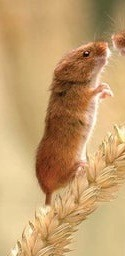
#> input picture Project/Tho/Linux/data/tue_1.jpg, 125 x 256 px, found by its file name
$ python testing.py   (older library calls are emulated)
#> lines starting #> are read from the running program, lines starting #| are printed output that depends on the picture; after the words box and inside, x2 and y2 are one past the last pixel; in counts of white or black regions, pixels touching at a corner belong together
### Project/Tho/Linux/source/python/Harris_detection/harris_lib_v1_4.py
import numpy as np
import cv2
import time
from skimage.feature import peak_local_max


def nothing(x):
    pass


def corner_detection(img_origin, window_size, method, output_type, *args, **kwargs):
    start = time.time()
    window_size = np.asarray(window_size, dtype=np.int)
    img_gray = cv2.cvtColor(img_origin, cv2.COLOR_BGR2GRAY)
    img_gray = cv2.GaussianBlur(img_gray, (3, 3), 0)
    window_size_halved = np.array(np.floor(window_size / 2), dtype=np.int)

    # Calculate Ix and Iy based on Sobel filter
    img_dx = cv2.Sobel(img_gray, cv2.CV_32F, 1, 0, ksize=5)
    img_dy = cv2.Sobel(img_gray, cv2.CV_32F, 0, 1, ksize=5)

    # Calculate (Ix)^2 integral
    img_dx_squared = np.square(img_dx)
    img_dx_squared_integral = cv2.integral(img_dx_squared)

    # Calculate (Iy)^2 integral
    img_dy_squared = np.square(img_dy)
    img_dy_squared_integral = cv2.integral(img_dy_squared)

    # Calculate Ix*Iy integral
    img_dxy = img_dx * img_dy
    img_dxy_integral = cv2.integral(img_dxy)

    # Initialize response matrix
    R_values = np.zeros([img_gray.shape[0],
                        img_gray.shape[1]], dtype=np.float)
    if method == "Fast_Harris":
        M11_matrix = np.zeros([img_gray.shape[0],
                              img_gray.shape[1]], dtype=np.float)
        M22_matrix = np.zeros([img_gray.shape[0],
                              img_gray.shape[1]], dtype=np.float)
        M12_matrix = np.zeros([img_gray.shape[0],
                              img_gray.shape[1]], dtype=np.float)
        # [6 lines of commented-out code are left out]
    for i in range(window_size_halved[0], img_gray.shape[0] - window_size_halved[0]):
        if i % 10 == 0:
            print("Completed %0.2f%%" % (100*(i - window_size_halved[0]) /
                  (img_gray.shape[0] - window_size_halved[0])))
        for j in range(window_size_halved[1], img_gray.shape[1] - window_size_halved[1]):
            if method != "Fast_Harris":
                # Intergral implementation
                M_11 = img_dx_squared_integral[i - window_size_halved[0], j - window_size_halved[1]] +\
                    img_dx_squared_integral[i + window_size_halved[0] + 1, j + window_size_halved[1] + 1] -\
                    img_dx_squared_integral[i - window_size_halved[0], j + window_size_halved[1] + 1] -\
                    img_dx_squared_integral[i + window_size_halved[0] + 1, j - window_size_halved[1]]

                M_22 = img_dy_squared_integral[i - window_size_halved[0], j - window_size_halved[1]] +\
                    img_dy_squared_integral[i + window_size_halved[0] + 1, j + window_size_halved[1] + 1] -\
                    img_dy_squared_integral[i - window_size_halved[0], j + window_size_halved[1] + 1] -\
                    img_dy_squared_integral[i + window_size_halved[0] + 1, j - window_size_halved[1]]

                M_12 = img_dxy_integral[i - window_size_halved[0], j - window_size_halved[1]] +\
                    img_dxy_integral[i + window_size_halved[0] + 1, j + window_size_halved[1] + 1] -\
                    img_dxy_integral[i - window_size_halved[0], j + window_size_halved[1] + 1] -\
                    img_dxy_integral[i + window_size_halved[0] + 1, j - window_size_halved[1]]
                # End of Intergral implementation
                if method == "Harris":
                    # Harris response formula implementation
                    trace = M_11+M_22
                    det = M_11*M_22 - np.square(M_12)
                    if trace > 0:
                        R_values[i, j] = det / trace
                    pass
                    # End of Harris implementation
                elif method == "Shi-Tomasi":
                    # Shi - tomashi formula implementation
                    M = np.array([[M_11, M_12], [M_12, M_22]], dtype=float)
                    A = np.min(np.linalg.eigvalsh(M))
                    R_values[i, j] = A
                    # End of Shi - tomashi implementation
                else:
                    raise NameError("Wrong method name, try \"Harris\" or \"Shi-Tomasi\" or \"Fast_Harris\"")
            else:
                M11_matrix[i, j] = img_dx_squared_integral[i - window_size_halved[0], j - window_size_halved[1]] +\
                    img_dx_squared_integral[i + window_size_halved[0] + 1, j + window_size_halved[1] + 1] -\
                    img_dx_squared_integral[i - window_size_halved[0], j + window_size_halved[1] + 1] -\
                    img_dx_squared_integral[i + window_size_halved[0] + 1, j - window_size_halved[1]]
                M22_matrix[i, j] = img_dy_squared_integral[i - window_size_halved[0], j - window_size_halved[1]] +\
                    img_dy_squared_integral[i + window_size_halved[0] + 1, j + window_size_halved[1] + 1] -\
                    img_dy_squared_integral[i - window_size_halved[0], j + window_size_halved[1] + 1] -\
                    img_dy_squared_integral[i + window_size_halved[0] + 1, j - window_size_halved[1]]
                M12_matrix[i, j] = img_dxy_integral[i - window_size_halved[0], j - window_size_halved[1]] +\
                    img_dxy_integral[i + window_size_halved[0] + 1, j + window_size_halved[1] + 1] -\
                    img_dxy_integral[i - window_size_halved[0], j + window_size_halved[1] + 1] -\
                    img_dxy_integral[i + window_size_halved[0] + 1, j - window_size_halved[1]]
    if method == "Fast_Harris":
        R_values = (np.multiply(M11_matrix, M22_matrix) - np.square(M12_matrix))-0.004*np.square(M11_matrix+M22_matrix)
    stop = time.time()
    print("Completed 100%")
    print("Total processing time: %0.2f" % (stop - start))
    if output_type == "R_matrix":
        return R_values
    elif output_type == "Dirrect_img":
        if "min_distance" in kwargs:
            if "response_min" in kwargs:
                img_out = img_origin.copy()
                if kwargs['response_min'] > 0:
                    min_response = R_values.max()*np.power(10, 1-1/kwargs['response_min'])
                else:
                    min_response = R_values.max()
                local_max = peak_local_max(R_values, min_distance=kwargs['min_distance'], threshold_abs=min_response)
                for i in range(local_max.shape[0]):
                    img_out[local_max[i, 0]-1:local_max[i, 0]+2, local_max[i, 1]-1:local_max[i, 1]+2] = (0, 0, 255)
                return img_out
            else:
                raise ValueError("Missing argument \"response_min\"")
        else:
            raise ValueError("Missing argument \"min_distance\"")
    else:
        raise ValueError("Wrong output type, try \"R_matrix\" or \"Dirrect_img\"")


# [15 lines that do not run on import are left out]

# [8 lines that do not run on import are left out]

### Project/Tho/Linux/source/python/Harris_detection/testing.py
import numpy as np
import cv2
from skimage.feature import peak_local_max
from harris_lib_v1_4 import corner_detection


def nothing(x):
    pass


if __name__ == "__main__":
    img_1 = cv2.imread("./Project/Tho/Linux/data/tue_1.jpg")
#> img_1 is the input picture: shape (256, 125, 3); mean B, G, R 109.3, 158.3, 195.5
    img_2 = cv2.imread("./Project/Tho/Linux/data/tue_2.jpg")
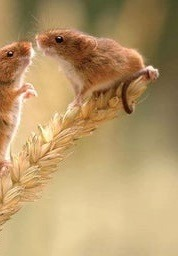
#> input picture Project/Tho/Linux/data/tue_2.jpg, 178 x 256 px, found by its file name
#> img_2 is the input picture: shape (256, 178, 3); mean B, G, R 106.2, 152.6, 182.3
    R_values_1 = corner_detection(img_1, window_size=(5, 5), method="Harris", output_type="R_matrix")
#> after the loop in corner_detection, `for i in range(window_size_halved[0], img_gray.shape[0] - window_size_..`:
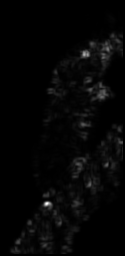
#> R_values: shape (256, 125) float64; min 0, max 54823791.9, mean 1251056.5; drawn with min black and max white
    R_values_2 = corner_detection(img_2, window_size=(5, 5), method="Harris", output_type="R_matrix")
#> call 2 of corner_detection, with window_size = (5, 5), method = 'Harris', output_type = 'R_matrix'
#> in corner_detection (call 2), `img_dxy = img_dx * img_dy`:
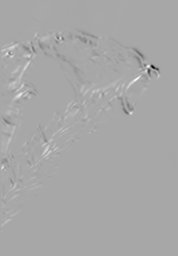
#> img_dxy: shape (256, 178) float32; min -15087449, max 7883904, mean 8996.7; drawn with min black and max white
#> in corner_detection (call 2), `img_dxy_integral = cv2.integral(img_dxy)`:
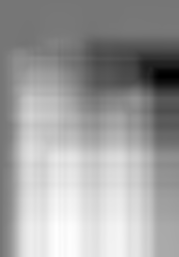
#> img_dxy_integral: shape (257, 179) float64; min -988384069, max 1.13e+09, mean 332951772.9; drawn with min black and max white
#> after the loop in corner_detection (call 2), `for i in range(window_size_halved[0], img_gray.shape[0] - window_size_..`:
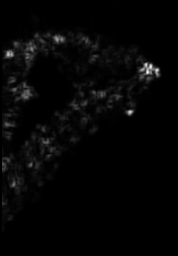
#> R_values: shape (256, 178) float64; min 0, max 49136910.1, mean 1081505.6; drawn with min black and max white
    cv2.namedWindow("Result 1")
    cv2.createTrackbar("threshold", "Result 1", 625, 6000, nothing)
    while True:
        img_out_1 = img_1.copy()
        img_out_2 = img_2.copy()
        threshold = cv2.getTrackbarPos("threshold", "Result 1")
        min_response_1 = R_values_1.max()*np.power(10, -threshold/1000)
#> min_response_1 = 13000769.9

        local_max_1 = peak_local_max(R_values_1, min_distance=2, threshold_abs=min_response_1)
#> local_max_1 = 25 pairs, first value 40 to 245, second value 18 to 121
        for i in range(local_max_1.shape[0]):
            img_out_1[local_max_1[i, 0]-1:local_max_1[i, 0]+2, local_max_1[i, 1]-1:local_max_1[i, 1]+2] = (0, 0, 255)
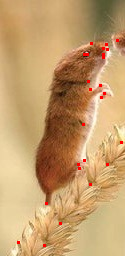
#> img_out_1: shape (256, 125, 3); 0.7% of pixels changed, all inside (x1, y1, x2, y2) = (17, 39, 123, 247)

        min_response_2 = R_values_2.max()*np.power(10, -threshold/1000)
#> min_response_2 = 11652197.6
        local_max_2 = peak_local_max(R_values_2, min_distance=2, threshold_abs=min_response_2)
#> local_max_2 = 42 pairs, first value 38 to 184, second value 2 to 156
        for i in range(local_max_2.shape[0]):
            img_out_2[local_max_2[i, 0]-1:local_max_2[i, 0]+2, local_max_2[i, 1]-1:local_max_2[i, 1]+2] = (0, 0, 255)
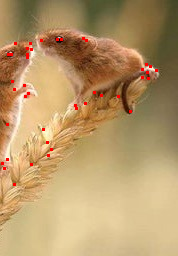
#> img_out_2: shape (256, 178, 3); 0.83% of pixels changed, all inside (x1, y1, x2, y2) = (1, 37, 158, 186)

        cv2.imshow("Result 1", img_out_1)
        cv2.imshow("Result 2", img_out_2)
        if cv2.waitKey(100) & 0xff == 27:
#> (key Esc is pressed here)
            break
